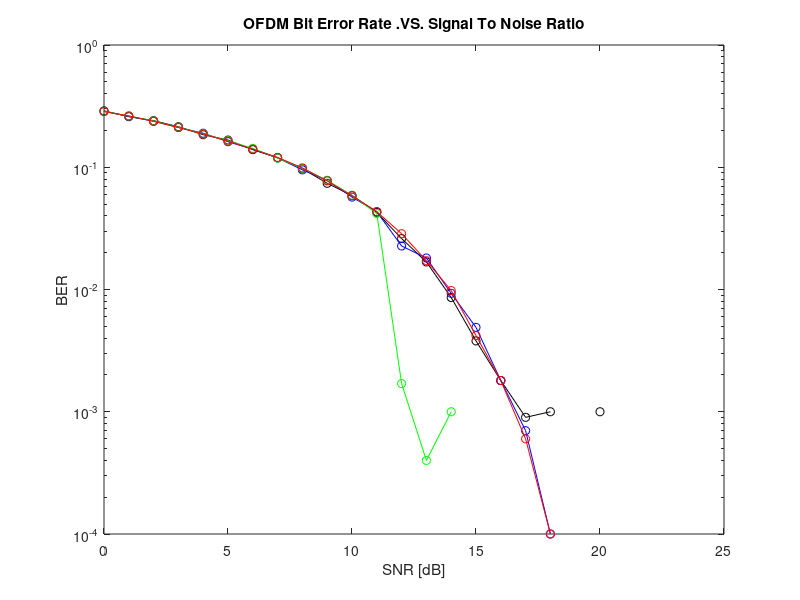

Write the MATLAB code that produced this figure.
a=[0 1 2 3 4 5 6 7 8 9 10 11 12 13 14 15 16 17 18 19 20 21 22 23 24 25];
b=[0.2892 0.2593 0.2407 0.2145 0.1845 0.1669 0.1393 0.1195 0.0975 0.0739 0.0588 0.0427 0.0261 0.0168 0.0086 0.0038 0.0018 0.0009 0.001 0 0.001 0 0 0 0 0];
c=[0.2867 0.2607 0.2380 0.2116 0.1898 0.1618 0.1404 0.1193 0.0952 0.0780 0.0570 0.0433 0.0227 0.0181 0.0093 0.0049 0.0018 0.0007 0.0001 0 0 0 0 0 0 0];
d=[0.2862 0.2628 0.2392 0.2122 0.1879 0.1646 0.1428 0.1189 0.0980 0.0782 0.0590 0.0418 0.0017 0.0004 0.0010 0.0000 0.0000 0 0 0 0 0 0 0 0 0];
e=[0.2855 0.2629 0.2375 0.2115 0.1873 0.1633 0.1406 0.1203 0.0988 0.0773 0.0585 0.0433 0.0286 0.0172 0.0098 0.0042 0.0018 0.0006 0.0001 0 0 0 0 0 0 0];
f=[0.2856 0.2650 0.2369 0.2119 0.1885 0.1640 0.1437 0.1199 0.0975 0.0776 0.0581 0.0418 0.0287 0.0170 0.0095 0.0044 0.0017 0.0005 0.0001 0 0 0 0 0 0 0];
g=[0.2888 0.2617 0.2358 0.2138 0.1880 0.1630 0.1420 0.1204 0.0984 0.0774 0.0597 0.0429 0.0275 0.0169 0.0099 0.0048 0.0019 0.0006 0.0002 0 0 0 0 0 0 0];

semilogy(a,b,'-ok');
grid;
title('OFDM Bit Error Rate .VS. Signal To Noise Ratio');
ylabel('BER');
xlabel('SNR [dB]');hold on
semilogy(a,c,'-ob');
grid;
title('OFDM Bit Error Rate .VS. Signal To Noise Ratio');
ylabel('BER');
xlabel('SNR [dB]');hold on
semilogy(a,d,'-og');
grid;
title('OFDM Bit Error Rate .VS. Signal To Noise Ratio');
ylabel('BER');
xlabel('SNR [dB]');hold on
semilogy(a,e,'-or');
grid;
title('OFDM Bit Error Rate .VS. Signal To Noise Ratio');
ylabel('BER');
xlabel('SNR [dB]');hold on


%plot(a,c);
%plot(a,d);
%plot(a,e);
%plot(a,f);
%plot(a,g);